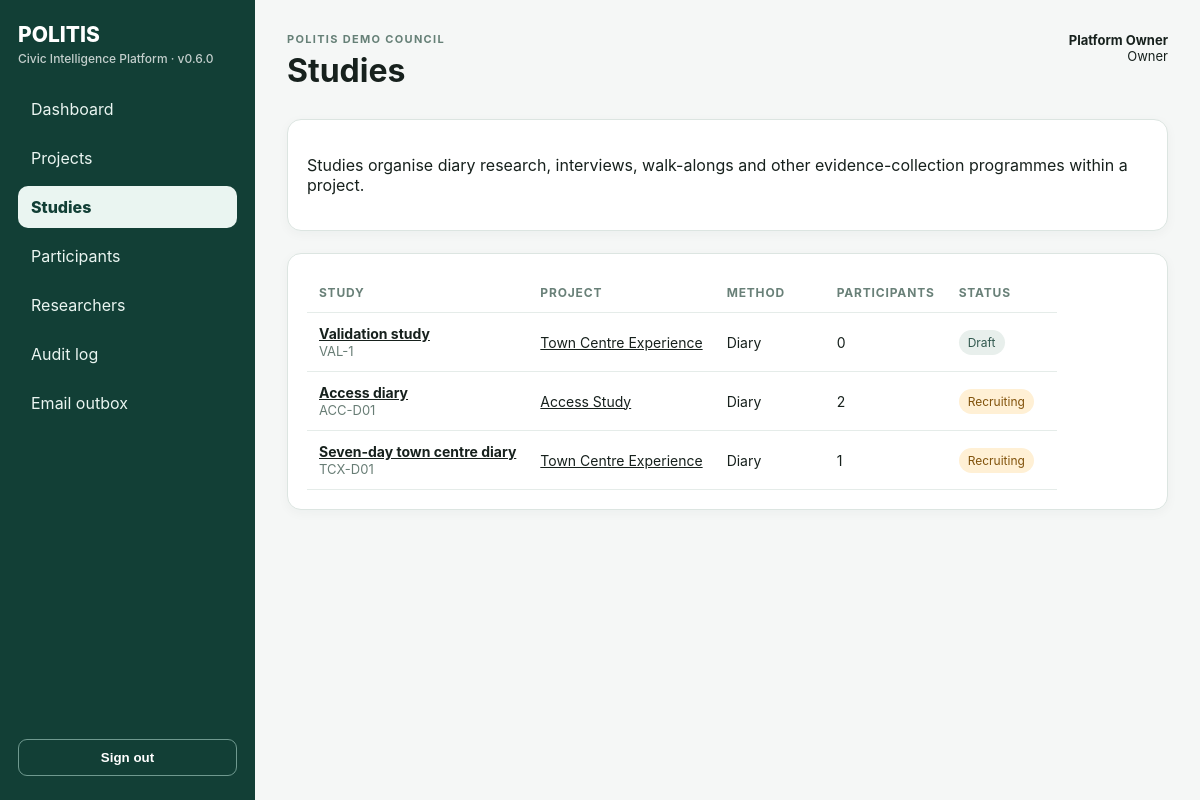
/studies (signed in), run on the app's committed database.
### app/models.py (models this page shows)
class Organisation(Base):
    __tablename__ = "organisations"
    id: Mapped[int] = mapped_column(primary_key=True)
    name: Mapped[str] = mapped_column(String(200), unique=True)
    slug: Mapped[str] = mapped_column(String(100), unique=True)
    created_at: Mapped[datetime] = mapped_column(DateTime(timezone=True), default=utcnow)
    users: Mapped[list[User]] = relationship(back_populates="organisation")

class User(Base):
    __tablename__ = "users"
    __table_args__ = (UniqueConstraint("organisation_id", "email"),)
    id: Mapped[int] = mapped_column(primary_key=True)
    organisation_id: Mapped[int] = mapped_column(ForeignKey("organisations.id"), index=True)
    name: Mapped[str] = mapped_column(String(120))
    email: Mapped[str] = mapped_column(String(255), index=True)
    password_hash: Mapped[str | None] = mapped_column(String(255), nullable=True)
    external_provider: Mapped[str | None] = mapped_column(String(40), nullable=True, index=True)
    external_subject: Mapped[str | None] = mapped_column(String(255), nullable=True, index=True)
    last_login_at: Mapped[datetime | None] = mapped_column(DateTime(timezone=True), nullable=True)
    role: Mapped[str] = mapped_column(String(30), default=Role.researcher.value)
    is_active: Mapped[bool] = mapped_column(Boolean, default=True)
    created_at: Mapped[datetime] = mapped_column(DateTime(timezone=True), default=utcnow)
    organisation: Mapped[Organisation] = relationship(back_populates="users")

class Study(Base):
    __tablename__ = "studies"
    __table_args__ = (UniqueConstraint("organisation_id", "code"),)
    id: Mapped[int] = mapped_column(primary_key=True)
    organisation_id: Mapped[int] = mapped_column(ForeignKey("organisations.id"), index=True)
    project_id: Mapped[int] = mapped_column(ForeignKey("projects.id"), index=True)
    title: Mapped[str] = mapped_column(String(200))
    code: Mapped[str] = mapped_column(String(50))
    description: Mapped[str] = mapped_column(Text, default="")
    methodology: Mapped[str] = mapped_column(String(80), default="diary")
    status: Mapped[str] = mapped_column(String(30), default=StudyStatus.draft.value)
    start_at: Mapped[datetime | None] = mapped_column(DateTime(timezone=True), nullable=True)
    end_at: Mapped[datetime | None] = mapped_column(DateTime(timezone=True), nullable=True)
    demographics_schema_json: Mapped[str] = mapped_column(Text, default="[]")
    created_by_id: Mapped[int] = mapped_column(ForeignKey("users.id"))
    created_at: Mapped[datetime] = mapped_column(DateTime(timezone=True), default=utcnow)
    updated_at: Mapped[datetime] = mapped_column(DateTime(timezone=True), default=utcnow, onupdate=utcnow)

class Project(Base):
    __tablename__ = "projects"
    __table_args__ = (UniqueConstraint("organisation_id", "code"),)
    id: Mapped[int] = mapped_column(primary_key=True)
    organisation_id: Mapped[int] = mapped_column(ForeignKey("organisations.id"), index=True)
    title: Mapped[str] = mapped_column(String(200))
    code: Mapped[str] = mapped_column(String(50))
    description: Mapped[str] = mapped_column(Text, default="")
    status: Mapped[str] = mapped_column(String(30), default=ProjectStatus.draft.value)
    created_by_id: Mapped[int] = mapped_column(ForeignKey("users.id"))
    created_at: Mapped[datetime] = mapped_column(DateTime(timezone=True), default=utcnow)
    updated_at: Mapped[datetime] = mapped_column(DateTime(timezone=True), default=utcnow, onupdate=utcnow)

### app/main.py (the view)
@app.get("/studies",response_class=HTMLResponse)
def studies_page(request:Request,u=Depends(current_user),db:Session=Depends(get_db)):
    stmt=select(Study).where(Study.organisation_id==u.organisation_id)
    if u.role not in {"owner","admin","observer"}:
        permitted_ids=select(StudyAccess.study_id).where(StudyAccess.organisation_id==u.organisation_id,StudyAccess.user_id==u.id)
        stmt=stmt.where(or_(Study.created_by_id==u.id,Study.id.in_(permitted_ids)))
    rows=db.scalars(stmt.order_by(Study.updated_at.desc())).all(); projects={p.id:p for p in db.scalars(select(Project).where(Project.organisation_id==u.organisation_id)).all()}; counts=dict(db.execute(select(StudyEnrolment.study_id,func.count()).where(StudyEnrolment.organisation_id==u.organisation_id).group_by(StudyEnrolment.study_id)).all()); return render(request,"studies.html",user=u,studies=rows,projects=projects,enrolment_counts=counts)

### app/templates/studies.html
{% extends "base.html" %}{% block title %}Studies{% endblock %}{% block content %}
<div class="card"><p>Studies organise diary research, interviews, walk-alongs and other evidence-collection programmes within a project.</p></div>
<div class="card section"><table class="table"><thead><tr><th>Study</th><th>Project</th><th>Method</th><th>Participants</th><th>Status</th></tr></thead><tbody>{% for s in studies %}<tr><td><a href="/studies/{{ s.id }}"><strong>{{ s.title }}</strong></a><br><span class="muted">{{ s.code }}</span></td><td><a href="/projects/{{ s.project_id }}">{{ projects[s.project_id].title }}</a></td><td>{{ s.methodology|replace('_',' ')|title }}</td><td>{{ enrolment_counts.get(s.id,0) }}</td><td><span class="badge {{ s.status }}">{{ s.status|title }}</span></td></tr>{% else %}<tr><td colspan="5" class="muted">No studies yet. Open a project to create one.</td></tr>{% endfor %}</tbody></table></div>
{% endblock %}

### app/templates/base.html (shortened to what this page needs)
<!doctype html>
<html lang="en">
<head>
  <link rel="stylesheet" href="/static/app.css">
</head>
<body>
{% if user %}
<div class="shell">
  <aside class="sidebar">
    <div class="brand">POLITIS<small>Civic Intelligence Platform · v{{ version }}</small></div>
    <nav class="nav" aria-label="Primary navigation">
      <a class="{% if request.url.path == '/' %}active{% endif %}" href="/">Dashboard</a>
      <a class="{% if request.url.path.startswith('/projects') %}active{% endif %}" href="/projects">Projects</a>
      <a class="{% if request.url.path.startswith('/studies') %}active{% endif %}" href="/studies">Studies</a>
      <a class="{% if request.url.path.startswith('/participants') %}active{% endif %}" href="/participants">Participants</a>
      {% if user.role in ['owner','admin'] %}
      <a class="{% if request.url.path.startswith('/researchers') %}active{% endif %}" href="/researchers">Researchers</a>
      <a class="{% if request.url.path.startswith('/audit') %}active{% endif %}" href="/audit">Audit log</a>
      <a class="{% if request.url.path.startswith('/outbox') %}active{% endif %}" href="/outbox">Email outbox</a>
      {% endif %}
    </nav>
    <form method="post" action="/logout"><button class="ghost" type="submit">Sign out</button></form>
  </aside>
  <main class="main" id="main-content" tabindex="-1">
    <div class="top">
      <div><div class="eyebrow">{{ user.organisation.name }}</div><h1>{% block title %}{% endblock %}</h1></div>
      <div class="userbox"><strong>{{ user.name }}</strong><br>{{ user.role|title }}</div>
    </div>
    {% block content %}{% endblock %}
  </main>
</div>
{% else %}
{% block public %}{% endblock %}
{% endif %}
</body>
</html>

### app/static/app.css (style rules this page uses)
* { box-sizing:border-box }
body { margin:0;font-family:Inter,ui-sans-serif,system-ui,-apple-system,BlinkMacSystemFont,"Segoe UI",sans-serif;background:#f5f7f6;color:#17211d }
a { color:inherit }
.shell { display:grid;grid-template-columns:255px 1fr;min-height:100vh }
.sidebar { background:#123f36;color:white;padding:24px 18px;display:flex;flex-direction:column;gap:22px }
.brand { font-weight:800;font-size:21px;line-height:1.05 }
.brand small { display:block;font-weight:500;opacity:.75;font-size:12px;margin-top:7px }
.nav { display:grid;gap:7px }
.nav a { padding:11px 13px;text-decoration:none;border-radius:10px;color:#eaf5f1 }
.sidebar form { margin-top:auto }
.ghost { background:transparent;border:1px solid #6f998f;color:white;width:100% }
.main { padding:32px;max-width:1400px;width:100% }
.top { display:flex;justify-content:space-between;align-items:flex-start;margin-bottom:24px }
.eyebrow { text-transform:uppercase;letter-spacing:.12em;font-size:11px;color:#668077;font-weight:700 }
.top h1 { margin:5px 0 }
.userbox { text-align:right;font-size:13px }
.card { background:white;border:1px solid #dce5e1;border-radius:14px;padding:19px;box-shadow:0 3px 12px rgba(20,50,40,.04) }
.table { width:100%;border-collapse:collapse }
.table th,.table td { padding:12px;border-bottom:1px solid #e5ece9;text-align:left;font-size:14px }
.table th { font-size:12px;text-transform:uppercase;letter-spacing:.07em;color:#698078 }
.btn,button { display:inline-block;border:0;border-radius:9px;background:#d4633c;color:white;padding:10px 15px;font-weight:700;cursor:pointer;text-decoration:none }
.badge { display:inline-block;border-radius:100px;padding:5px 9px;background:#e8efec;color:#31584e;font-size:12px }
.muted { color:#687d75;font-size:13px }
.section { margin-top:22px }
.recruiting { background:#fff0d5;color:#80520b }
.active,.granted { background:#dff4e8;color:#16603b }
.nav a.active { background:#eaf5f1;color:#123f36;font-weight:800 }
.table { display:block;overflow-x:auto;white-space:nowrap }
.table td { white-space:normal;min-width:110px }

### data on the page
Organisation: organisation.name "POLITIS DEMO COUNCIL"
User: name "Platform Owner", role "Owner"
Study: title "Validation study", code "VAL-1", methodology "Diary", get "0", status "Draft"
Project: title "Town Centre Experience"
Study: title "Access diary", code "ACC-D01", methodology "Diary", get "2", status "Recruiting"
Project: title "Access Study"
Study: title "Seven-day town centre diary", code "TCX-D01", methodology "Diary", get "1", status "Recruiting"

### other printed values
{{ version }} "0.6.0"
